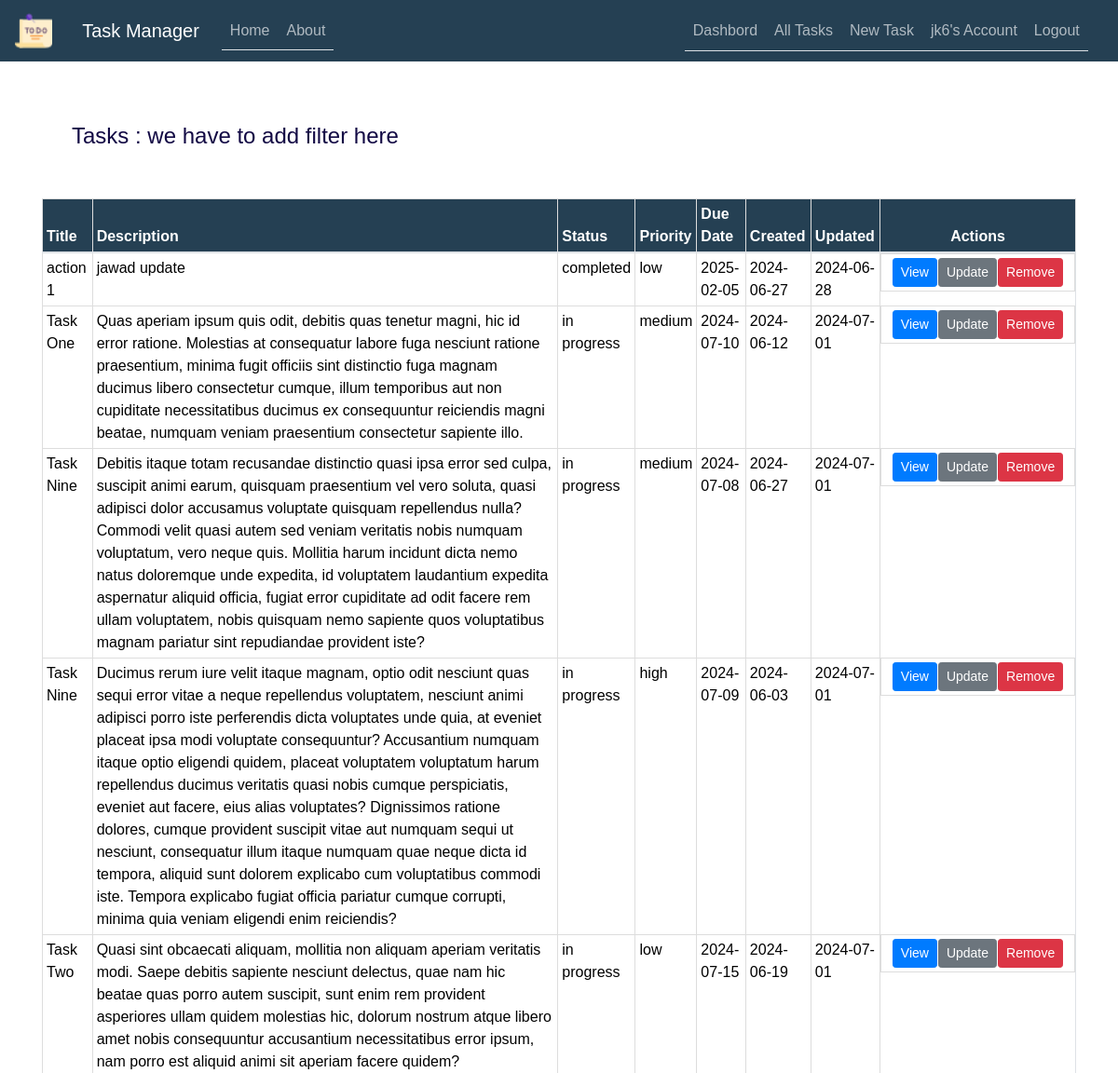
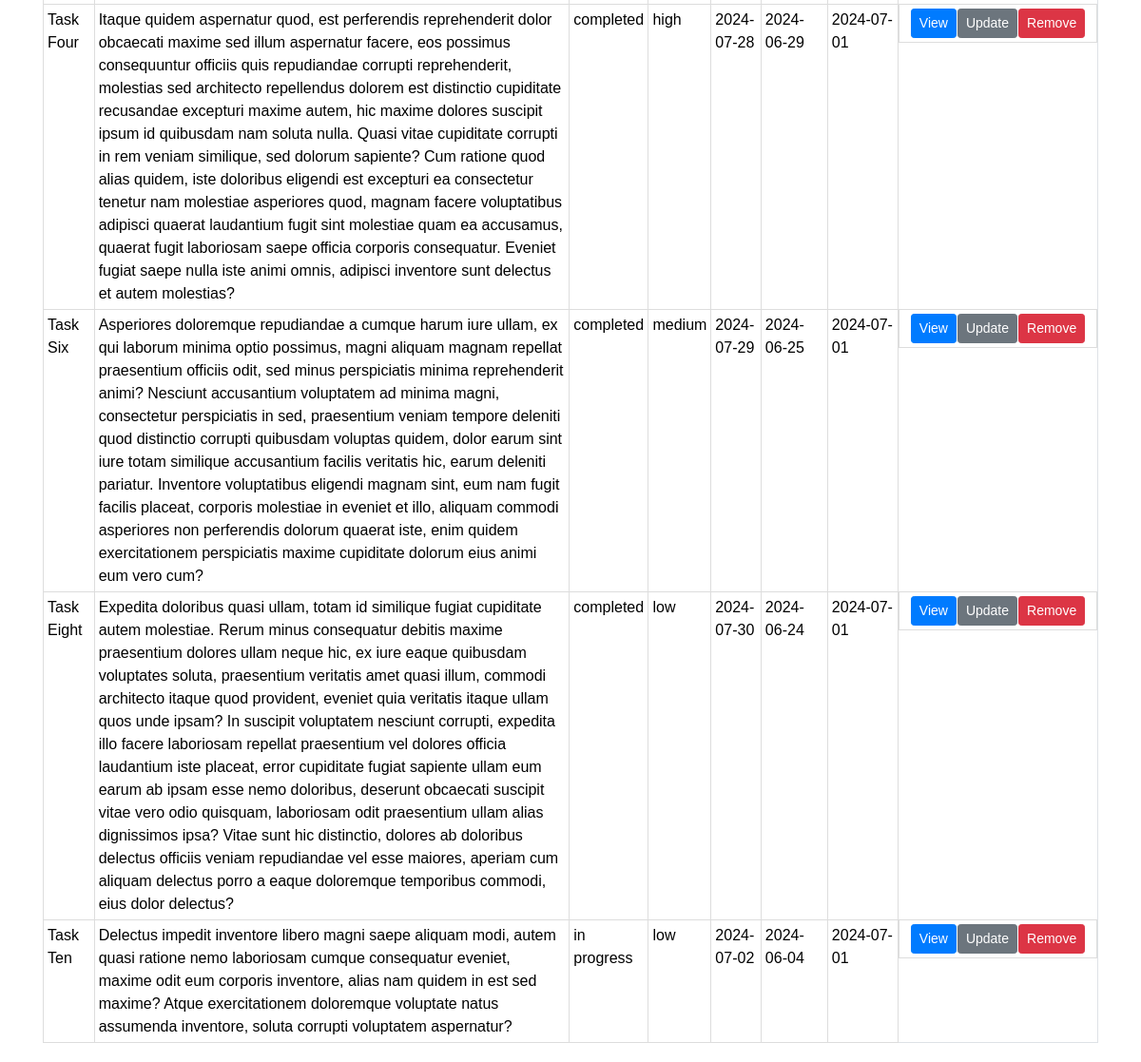
The page /tasks (signed in) on the database its author committed (2 pictures, top to bottom).
### TaskManager/models.py (models this page shows, shortened)
class User(db.Model, UserMixin):
    id = db.Column(db.Integer, primary_key=True)
    username = db.Column(db.String(50), unique=True, nullable=False)
    email = db.Column(db.String(100), unique=True, nullable=False)
    password = db.Column(db.String(255), nullable=False)
    date_joined = db.Column(db.DateTime, default=datetime.now)
    last_login = db.Column(db.DateTime, default=datetime.now)
    tasks = db.relationship('Task', backref='user', lazy=True)
    task_collaborators = db.relationship('TaskCollaborator', backref='user', lazy=True)

class Task(db.Model):
    id = db.Column(db.Integer, primary_key=True)
    user_id = db.Column(db.Integer, db.ForeignKey('user.id'), nullable=False)
    title = db.Column(db.String(255), nullable=False)
    description = db.Column(db.Text)
    status = db.Column(db.Enum('in progress', 'completed', 'pending'), default='in progress')
    priority = db.Column(db.Enum('low', 'medium', 'high'), default='medium')
    due_date = db.Column(db.DateTime, default=datetime.utcnow)
    created_at = db.Column(db.DateTime, default=datetime.utcnow)
    updated_at = db.Column(db.DateTime, default=datetime.utcnow, onupdate=datetime.utcnow)
    notes = db.relationship(
        'Note', backref='task', lazy=True, cascade='all, delete-orphan')
    task_collaborators = db.relationship(
        'TaskCollaborator', backref='task', lazy=True, cascade='all, delete-orphan')

### TaskManager/routes.py (the view)
@app.route("/tasks")
@login_required
def all_tasks():
    tasks = current_user.tasks
    return render_template('all_tasks.html', tasks=tasks)

### TaskManager/models.py (called while the page is built)
@login_manager.user_loader
def load_user(user_id):
    return User.query.get(int(user_id))

### TaskManager/templates/all_tasks.html (shortened to what this page needs)
{% extends "layout.html" %}
{% import 'macros.html' as macros %}
{% block content %}
    <h3 class="content-section">Tasks : we have to add filter here</h3>
    <table class="table table-bordered">
        <thead class="bg-steel">
            <tr>
                <th>Title</th>
                <th>Description</th>
                <th>Status</th>
                <th>Priority</th>
                <th>Due Date</th>
                <th>Created</th>
                <th>Updated</th>
                <th class="text-center actions-column">Actions</th>
            </tr>
        </thead>
        <tbody>
            {% for task in tasks %}
                <tr>
                    <td class="article-title">{{ task.title }}</td>
                    <td class="article-content">{{ task.description }}</td>
                    <td>{{ task.status }}</td>
                    <td>{{ task.priority }}</td>
                    <td>{{ task.due_date.strftime('%Y-%m-%d') }}</td>
                    <td>{{ task.created_at.strftime('%Y-%m-%d') }}</td>
                    <td>{{ task.updated_at.strftime('%Y-%m-%d') }}</td>
                    <td class="table-actions d-flex  justify-content-center">
                        <a href="{{ url_for('task', task_id=task.id) }}" class="btn btn-primary btn-sm">View</a>
                        <a href="{{ url_for('update_task', task_id=task.id) }}" class="btn btn-secondary btn-sm">Update</a>
                        <button type="button" class="btn btn-danger btn-sm" data-toggle="modal" data-target="#deleteModal{{ task.id }}">
                            Remove
                        </button>
                    </td>
                </tr>
            {% endfor %}
        </tbody>
    </table>
{% endblock content %}

### TaskManager/templates/layout.html (shortened to what this page needs)
<!DOCTYPE html>
<html>
<head>
    <link rel="stylesheet" href="https://maxcdn.bootstrapcdn.com/bootstrap/4.0.0/css/bootstrap.min.css">
    <link rel="stylesheet" type="text/css" href="{{ url_for('static', filename='main.css') }}">
</head>
<body>
    <header class="site-header">
      <nav class="navbar navbar-expand-md navbar-dark bg-steel fixed-top">
        <a class="navbar-brand" href="#">
          <img src="{{ url_for('static', filename='tache3.png') }}" alt="Logo" style="width:40px;">
        </a>
        <div class="container">
          <a class="navbar-brand mr-4" href="/">Task Manager</a>
          <div class="collapse navbar-collapse" id="navbarToggle">
            <div class="nav nav-tabs mr-auto navbar-nav">
              <a class="nav-item nav-link" href="{{ url_for('home') }}">Home</a>
              <a class="nav-item nav-link" href="{{ url_for('about') }}">About</a>
            </div>
            <div class="nav nav-tabs">
              <div class="navbar-nav">
                {% if current_user.is_authenticated %}
                <a class="nav-link" href="{{ url_for('dashbord') }}">Dashbord</a>
                  <a class="nav-link" href="{{ url_for('all_tasks') }}"> All Tasks </a>
                  <a class="nav-link" href="{{ url_for('new_task') }}">New Task</a>
                  <a class="nav-link" href="{{ url_for('account') }}">{{ current_user.username }}'s Account</a>
                  <a class="nav-link" href="{{ url_for('logout') }}">Logout</a>
                {% else %}
                  <a class="nav-item nav-link" href="{{ url_for('login') }}">Login</a>
                  <a class="nav-item nav-link" href="{{ url_for('register') }}">Register</a>
                {% endif %}
              </div>
            </div>
          </div>
        </div>
      </nav>
    </header>
    <main role="main" class="container">
      <div class="row">
        <div class="col-md-12">
          {% block content %}{% endblock %}
        </div>
      </div>
    </main>
  </body>
</html>

### TaskManager/static/main.css (style rules this page uses)
body { width: 100%; height: 100vh; font-family: Arial, sans-serif; background-image: url('my-main.jpg'); background-position: center; background-size: cover; background-attachment: fixed; position: relative; margin-top: 5rem; color: #000000; }
h1, h2, h3, h4, h5, h6 { color: #000000; }
.bg-steel { background-color: #254053; color: #000000; }
.table { width: 100%; margin: 20px 0; border-collapse: collapse; }
.table th, .table td { border: 1px solid #dddddd; padding: 4px; text-align: left; }
.table th { background-color: #254053; color: #ffffff; }
.table td { background: #ffffffe5; }
.table-actions a { margin-right: 1px; }
.container { width: 95%; max-width: 1400px; margin: 0 auto; }
.content-section { background: rgba(255, 255, 255, 0.8); padding: 2rem; border-radius: 8px; margin-top: 20px; color: #120944; font-size: 1.5rem; }
.site-header .navbar-nav .nav-link { color: #fdfeffa4; }
.actions-column { width: 210px; }

### rows shown on the page
User: username "jk6"
Task: title "action 1", description "jawad update", status "completed", priority "low", due_date "2025-02-05", created_at "2024-06-27", updated_at "2024-06-28"
Task: title "Task One", description "Quas aperiam ipsum quis odit, debitis quas tenetur magni, hic id error ratione. Molestias at consequatur labore fuga nesciunt ratione praesentium, minima fugit officiis sint distinctio fuga magnam ducimus libero consectetur cumque, illum temporibus aut non cupiditate necessitatibus ducimus ex consequuntur reiciendis magni beatae, numquam veniam praesentium consectetur sapiente illo.", status "in progress", priority "medium", due_date "2024-07-10", created_at "2024-06-12", updated_at "2024-07-01"
Task: title "Task Nine", description "Debitis itaque totam recusandae distinctio quasi ipsa error sed culpa, suscipit animi earum, quisquam praesentium vel vero soluta, quasi adipisci dolor accusamus voluptate quisquam repellendus nulla? Commodi velit quasi autem sed veniam veritatis nobis numquam voluptatum, vero neque quis. Mollitia harum incidunt dicta nemo natus doloremque unde expedita, id voluptatem laudantium expedita aspernatur aliquid officia, fugiat error cupiditate ad odit facere rem ullam voluptatem, nobis quisquam nemo sapiente quos voluptatibus magnam pariatur sint repudiandae provident iste?", status "in progress", priority "medium", due_date "2024-07-08", created_at "2024-06-27", updated_at "2024-07-01"
Task: title "Task Nine", description "Ducimus rerum iure velit itaque magnam, optio odit nesciunt quas sequi error vitae a neque repellendus voluptatem, nesciunt animi adipisci porro iste perferendis dicta voluptates unde quia, at eveniet placeat ipsa modi voluptate consequuntur? Accusantium numquam itaque optio eligendi quidem, placeat voluptatem voluptatum harum repellendus ducimus veritatis quasi nobis cumque perspiciatis, eveniet aut facere, eius alias voluptates? Dignissimos ratione dolores, cumque provident suscipit vitae aut numquam sequi ut nesciunt, consequatur illum itaque numquam quae neque dicta id tempora, aliquid sunt dolorem explicabo cum voluptatibus commodi iste. Tempora explicabo fugiat officia pariatur cumque…", status "in progress", priority "high", due_date "2024-07-09", created_at "2024-06-03", updated_at "2024-07-01"
Task: title "Task Two", description "Quasi sint obcaecati aliquam, mollitia non aliquam aperiam veritatis modi. Saepe debitis sapiente nesciunt delectus, quae nam hic beatae quas porro autem suscipit, sunt enim rem provident asperiores ullam quidem molestias hic, dolorum nostrum atque libero amet nobis consequuntur accusantium necessitatibus error ipsum, nam porro est aliquid animi sit aperiam facere quidem?", status "in progress", priority "low", due_date "2024-07-15", created_at "2024-06-19", updated_at "2024-07-01"
Task: title "Task Four", description "Itaque quidem aspernatur quod, est perferendis reprehenderit dolor obcaecati maxime sed illum aspernatur facere, eos possimus consequuntur officiis quis repudiandae corrupti reprehenderit, molestias sed architecto repellendus dolorem est distinctio cupiditate recusandae excepturi maxime autem, hic maxime dolores suscipit ipsum id quibusdam nam soluta nulla. Quasi vitae cupiditate corrupti in rem veniam similique, sed dolorum sapiente? Cum ratione quod alias quidem, iste doloribus eligendi est excepturi ea consectetur tenetur nam molestiae asperiores quod, magnam facere voluptatibus adipisci quaerat laudantium fugit sint molestiae quam ea accusamus, quaerat fugit laboriosam saepe officia…", status "completed", priority "high", due_date "2024-07-28", created_at "2024-06-29", updated_at "2024-07-01"
Task: title "Task Six", description "Asperiores doloremque repudiandae a cumque harum iure ullam, ex qui laborum minima optio possimus, magni aliquam magnam repellat praesentium officiis odit, sed minus perspiciatis minima reprehenderit animi? Nesciunt accusantium voluptatem ad minima magni, consectetur perspiciatis in sed, praesentium veniam tempore deleniti quod distinctio corrupti quibusdam voluptas quidem, dolor earum sint iure totam similique accusantium facilis veritatis hic, earum deleniti pariatur. Inventore voluptatibus eligendi magnam sint, eum nam fugit facilis placeat, corporis molestiae in eveniet et illo, aliquam commodi asperiores non perferendis dolorum quaerat iste, enim quidem exercitationem perspiciatis…", status "completed", priority "medium", due_date "2024-07-29", created_at "2024-06-25", updated_at "2024-07-01"
Task: title "Task Eight", description "Expedita doloribus quasi ullam, totam id similique fugiat cupiditate autem molestiae. Rerum minus consequatur debitis maxime praesentium dolores ullam neque hic, ex iure eaque quibusdam voluptates soluta, praesentium veritatis amet quasi illum, commodi architecto itaque quod provident, eveniet quia veritatis itaque ullam quos unde ipsam? In suscipit voluptatem nesciunt corrupti, expedita illo facere laboriosam repellat praesentium vel dolores officia laudantium iste placeat, error cupiditate fugiat sapiente ullam eum earum ab ipsam esse nemo doloribus, deserunt obcaecati suscipit vitae vero odio quisquam, laboriosam odit praesentium ullam alias dignissimos ipsa? Vitae sunt hic distinctio,…", status "completed", priority "low", due_date "2024-07-30", created_at "2024-06-24", updated_at "2024-07-01"
Task: title "Task Ten", description "Delectus impedit inventore libero magni saepe aliquam modi, autem quasi ratione nemo laboriosam cumque consequatur eveniet, maxime odit eum corporis inventore, alias nam quidem in est sed maxime? Atque exercitationem doloremque voluptate natus assumenda inventore, soluta corrupti voluptatem aspernatur?", status "in progress", priority "low", due_date "2024-07-02", created_at "2024-06-04", updated_at "2024-07-01"
